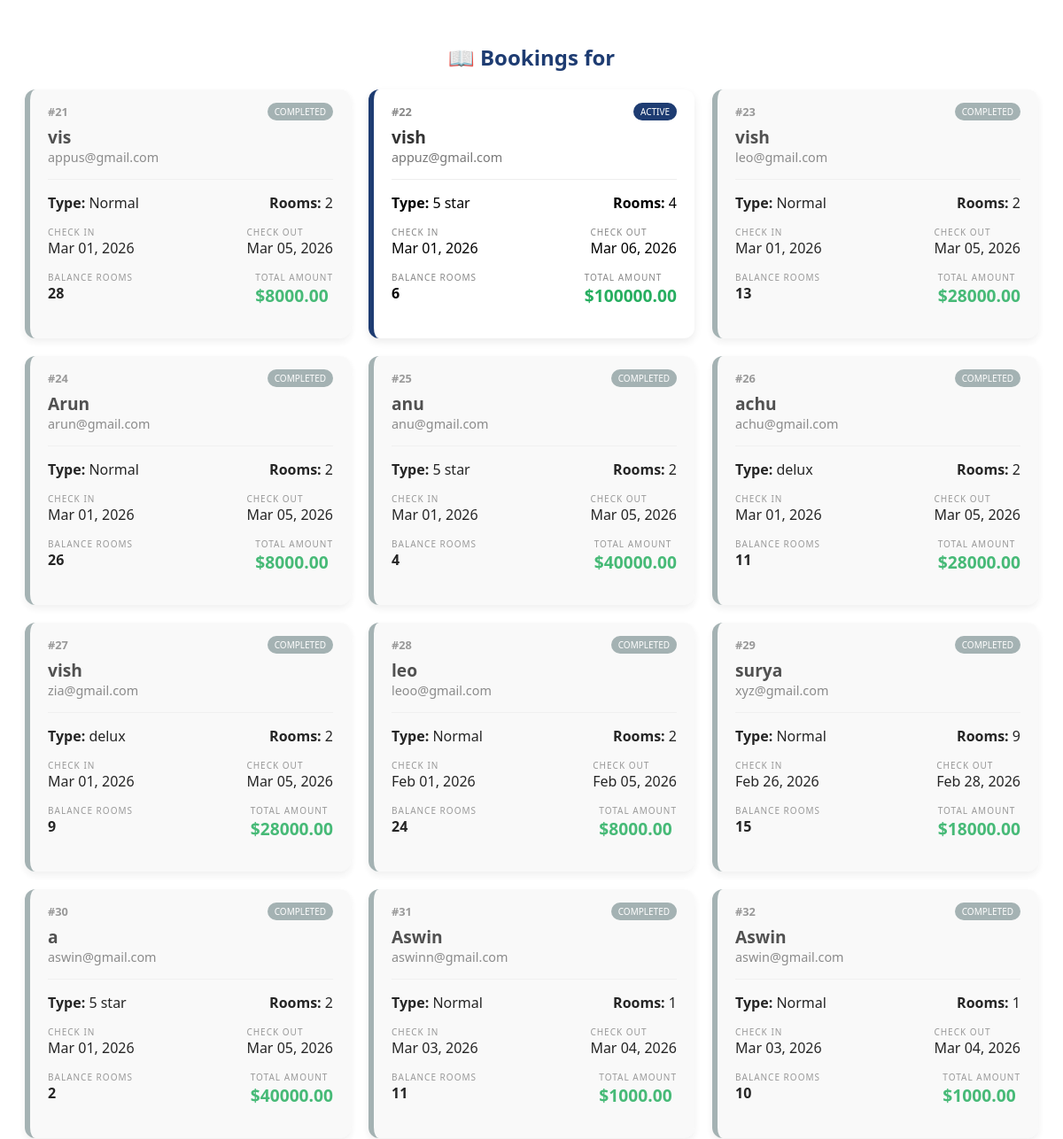
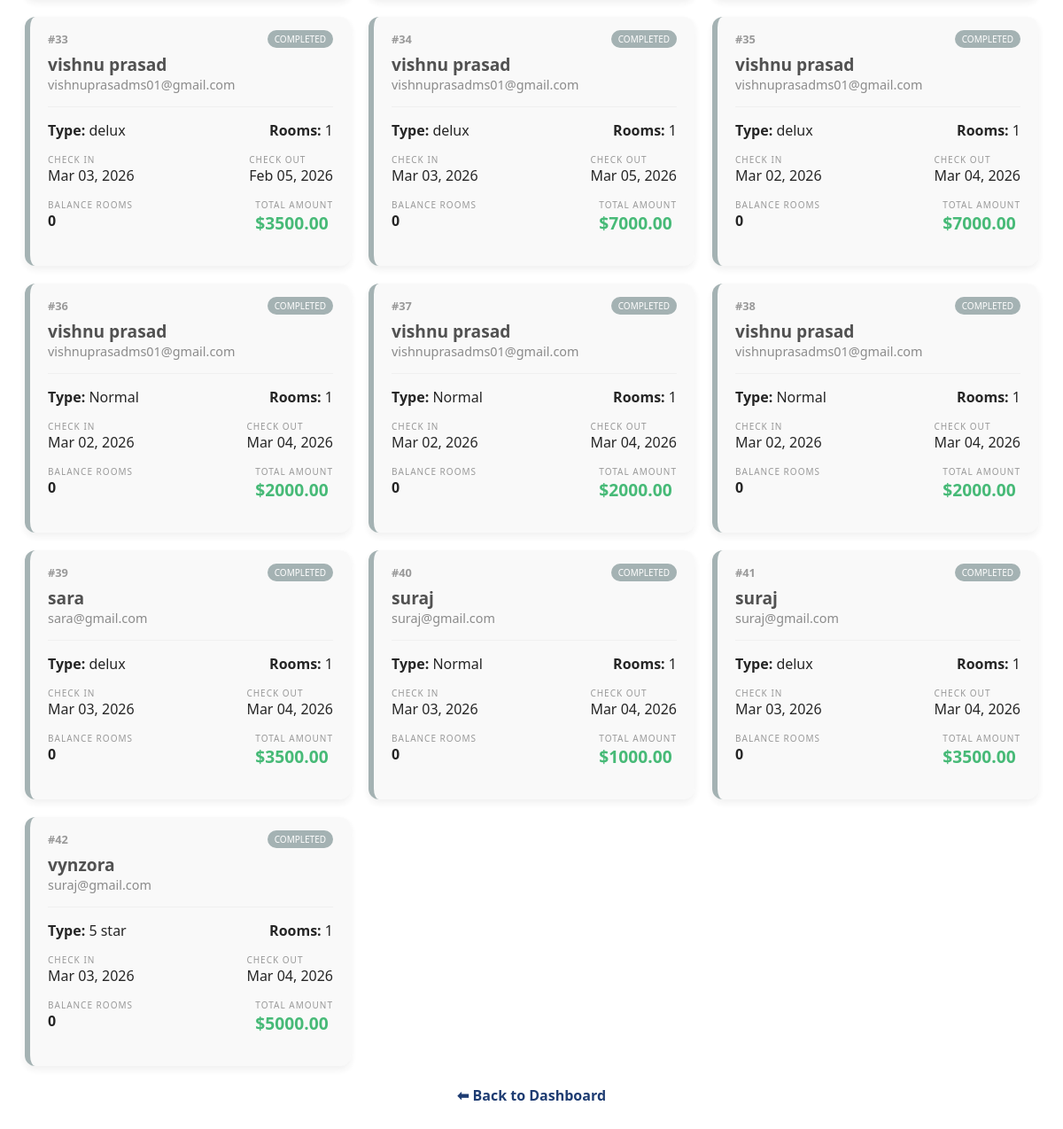
/hotel/dashboard/bookings/ (signed in), run on the app's committed database (2 pictures, top to bottom).
### bookingapp/models.py (models this page shows, shortened)
class Hotelbooking(models.Model):
    ROOM_CHOICES = (
        ('Normal', 'Normal'),
        ('2 star', '2 star'),
        ('5 star', '5 star'),
        ('delux', 'delux'),
    )
    user = models.ForeignKey(User, on_delete=models.CASCADE, related_name='bookings')
    hotel=models.ForeignKey(Hotel,on_delete=models.CASCADE,default=1)
    rooms=models.ForeignKey(Room,on_delete=models.CASCADE,default=1)
    assigned_room = models.ForeignKey(RoomNumber, on_delete=models.SET_NULL, null=True)
    room_type=models.CharField(max_length=100, choices=ROOM_CHOICES , default='Normal')
    name =models.CharField(max_length=100)
    email = models.EmailField()
    count = models.IntegerField()
    check_in = models.DateField()
    check_out = models.DateField()
    is_available =models.BooleanField(default=True)
    balance_rooms=models.IntegerField(default=0)
    total_amount=models.DecimalField (max_digits=10,decimal_places=2,default=0)

### bookingapp/views.py (the view)
# urls.py: path('hotel/dashboard/bookings/',hotel_bookings_dashboard, name='hotel_bookings_dashboard'),
def hotel_bookings_dashboard(request):
    hotel_id = request.session.get('hotel_id')
    if not hotel_id:
        return redirect('hotel_login')
    bookings = Hotelbooking.objects.filter(hotel_id=hotel_id)
    return render(request, 'bookingapp/hotel_bookings_dashboard.html', {
        'bookings': bookings
    })

### bookingapp/templates/bookingapp/hotel_bookings_dashboard.html (shortened to what this page needs)
<div class="container" style="padding: 20px; font-family: 'Segoe UI', sans-serif;">
    <h2 style="text-align: center; color: #1e3c72;">📖 Bookings for {{ hotel.name }}</h2>
    <div class="booking-grid">
        {% now "Y-m-d" as today_str %}
        {% for booking in bookings %}
        <div class="booking-card {% if booking.check_out|date:'Y-m-d' < today_str %}expired{% endif %}">
            <div class="card-header">
                <span class="booking-id">#{{ booking.id }}</span>
                <span class="status-badge">
                    {% if booking.check_out|date:'Y-m-d' < today_str %}
                        Completed
                    {% else %}
                        Active
                    {% endif %}
                </span>
            </div>
            <div class="card-body">
                <div class="guest-name">{{ booking.name }}</div>
                <div class="guest-email">{{ booking.email }}</div>
                <hr>
                <div class="details-row">
                    <span><strong>Type:</strong> {{ booking.room_type }}</span>
                    <span><strong>Rooms:</strong> {{ booking.count }}</span>
                </div>
                <div class="date-row">
                    <div class="date-box">
                        <small>Check In</small>
                        <div>{{ booking.check_in|date:"M d, Y" }}</div>
                    </div>
                    <div class="date-box">
                        <small>Check Out</small>
                        <div>{{ booking.check_out|date:"M d, Y" }}</div>
                    </div>
                </div>
                <div class="financial-row">
                    <div>
                        <small>Balance Rooms</small>
                        <div class="val">{{ booking.balance_rooms }}</div>
                    </div>
                    <div>
                        <small>Total Amount</small>
                        <div class="val" style="color: #27ae60; font-size: 1.2rem;">${{ booking.total_amount }}</div>
                    </div>
                </div>
            </div>
        </div>
        {% empty %}
        <p style="text-align: center; width: 100%;">No bookings found for this hotel.</p>
        {% endfor %}
    </div>
    <br>
    <div style="text-align: center;">
        <a href="{% url 'hotel_dashboard' %}" style="text-decoration: none; color: #1e3c72; font-weight: bold;">
            ⬅ Back to Dashboard
        </a>
    </div>
</div>

### bookingapp/templates/bookingapp/hotel_bookings_dashboard.html (style rules this page uses)
.booking-grid { display: grid; grid-template-columns: repeat(auto-fill, minmax(300px, 1fr)); gap: 20px; max-width: 1200px; margin: auto; }
.booking-card { background: white; border-radius: 12px; box-shadow: 0 4px 10px rgba(0,0,0,0.08); border-left: 6px solid #1e3c72; transition: 0.3s; }
.booking-card.expired { border-left: 6px solid #95a5a6; background-color: #f9f9f9; opacity: 0.85; }
.booking-card.expired .status-badge { background: #95a5a6; }
.card-header { padding: 15px 20px 5px; display: flex; justify-content: space-between; align-items: center; }
.booking-id { font-size: 0.8rem; color: #888; font-weight: bold; }
.status-badge { background: #1e3c72; color: white; font-size: 10px; padding: 3px 8px; border-radius: 20px; text-transform: uppercase; }
.card-body { padding: 0 20px 20px; }
.guest-name { font-size: 1.2rem; font-weight: bold; color: #333; }
.guest-email { font-size: 0.9rem; color: #777; margin-bottom: 10px; }
.details-row, .date-row, .financial-row { display: flex; justify-content: space-between; margin: 15px 0; }
.date-box small, .financial-row small { display: block; color: #888; text-transform: uppercase; font-size: 10px; letter-spacing: 1px; }
.val { font-weight: bold; }
hr { border: 0; border-top: 1px solid #eee; margin: 15px 0; }

### data on the page
Hotelbooking: id "21", shows "COMPLETED", name "vis", email "appus@gmail.com", room_type "Normal", count "2", check_in "Mar 01, 2026", check_out "Mar 05, 2026", balance_rooms "28", total_amount "8000.00"
Hotelbooking: id "22", shows "ACTIVE", name "vish", email "appuz@gmail.com", room_type "5 star", count "4", check_in "Mar 01, 2026", check_out "Mar 06, 2026", balance_rooms "6", total_amount "100000.00"
Hotelbooking: id "23", shows "COMPLETED", name "vish", email "leo@gmail.com", room_type "Normal", count "2", check_in "Mar 01, 2026", check_out "Mar 05, 2026", balance_rooms "13", total_amount "28000.00"
Hotelbooking: id "24", shows "COMPLETED", name "Arun", email "arun@gmail.com", room_type "Normal", count "2", check_in "Mar 01, 2026", check_out "Mar 05, 2026", balance_rooms "26", total_amount "8000.00"
Hotelbooking: id "25", shows "COMPLETED", name "anu", email "anu@gmail.com", room_type "5 star", count "2", check_in "Mar 01, 2026", check_out "Mar 05, 2026", balance_rooms "4", total_amount "40000.00"
Hotelbooking: id "26", shows "COMPLETED", name "achu", email "achu@gmail.com", room_type "delux", count "2", check_in "Mar 01, 2026", check_out "Mar 05, 2026", balance_rooms "11", total_amount "28000.00"
Hotelbooking: id "27", shows "COMPLETED", name "vish", email "zia@gmail.com", room_type "delux", count "2", check_in "Mar 01, 2026", check_out "Mar 05, 2026", balance_rooms "9", total_amount "28000.00"
Hotelbooking: id "28", shows "COMPLETED", name "leo", email "leoo@gmail.com", room_type "Normal", count "2", check_in "Feb 01, 2026", check_out "Feb 05, 2026", balance_rooms "24", total_amount "8000.00"
Hotelbooking: id "29", shows "COMPLETED", name "surya", email "xyz@gmail.com", room_type "Normal", count "9", check_in "Feb 26, 2026", check_out "Feb 28, 2026", balance_rooms "15", total_amount "18000.00"
Hotelbooking: id "30", shows "COMPLETED", name "a", email "aswin@gmail.com", room_type "5 star", count "2", check_in "Mar 01, 2026", check_out "Mar 05, 2026", balance_rooms "2", total_amount "40000.00"
Hotelbooking: id "31", shows "COMPLETED", name "Aswin", email "aswinn@gmail.com", room_type "Normal", count "1", check_in "Mar 03, 2026", check_out "Mar 04, 2026", balance_rooms "11", total_amount "1000.00"
Hotelbooking: id "32", shows "COMPLETED", name "Aswin", email "aswin@gmail.com", room_type "Normal", count "1", check_in "Mar 03, 2026", check_out "Mar 04, 2026", balance_rooms "10", total_amount "1000.00"
Hotelbooking: id "33", shows "COMPLETED", name "vishnu prasad", email "vishnuprasadms01@gmail.com", room_type "delux", count "1", check_in "Mar 03, 2026", check_out "Feb 05, 2026", balance_rooms "0", total_amount "3500.00"
Hotelbooking: id "34", shows "COMPLETED", name "vishnu prasad", email "vishnuprasadms01@gmail.com", room_type "delux", count "1", check_in "Mar 03, 2026", check_out "Mar 05, 2026", balance_rooms "0", total_amount "7000.00"
Hotelbooking: id "35", shows "COMPLETED", name "vishnu prasad", email "vishnuprasadms01@gmail.com", room_type "delux", count "1", check_in "Mar 02, 2026", check_out "Mar 04, 2026", balance_rooms "0", total_amount "7000.00"
Hotelbooking: id "36", shows "COMPLETED", name "vishnu prasad", email "vishnuprasadms01@gmail.com", room_type "Normal", count "1", check_in "Mar 02, 2026", check_out "Mar 04, 2026", balance_rooms "0", total_amount "2000.00"
Hotelbooking: id "37", shows "COMPLETED", name "vishnu prasad", email "vishnuprasadms01@gmail.com", room_type "Normal", count "1", check_in "Mar 02, 2026", check_out "Mar 04, 2026", balance_rooms "0", total_amount "2000.00"
Hotelbooking: id "38", shows "COMPLETED", name "vishnu prasad", email "vishnuprasadms01@gmail.com", room_type "Normal", count "1", check_in "Mar 02, 2026", check_out "Mar 04, 2026", balance_rooms "0", total_amount "2000.00"
Hotelbooking: id "39", shows "COMPLETED", name "sara", email "sara@gmail.com", room_type "delux", count "1", check_in "Mar 03, 2026", check_out "Mar 04, 2026", balance_rooms "0", total_amount "3500.00"
Hotelbooking: id "40", shows "COMPLETED", name "suraj", email "suraj@gmail.com", room_type "Normal", count "1", check_in "Mar 03, 2026", check_out "Mar 04, 2026", balance_rooms "0", total_amount "1000.00"
Hotelbooking: id "41", shows "COMPLETED", name "suraj", email "suraj@gmail.com", room_type "delux", count "1", check_in "Mar 03, 2026", check_out "Mar 04, 2026", balance_rooms "0", total_amount "3500.00"
Hotelbooking: id "42", shows "COMPLETED", name "vynzora", email "suraj@gmail.com", room_type "5 star", count "1", check_in "Mar 03, 2026", check_out "Mar 04, 2026", balance_rooms "0", total_amount "5000.00"
